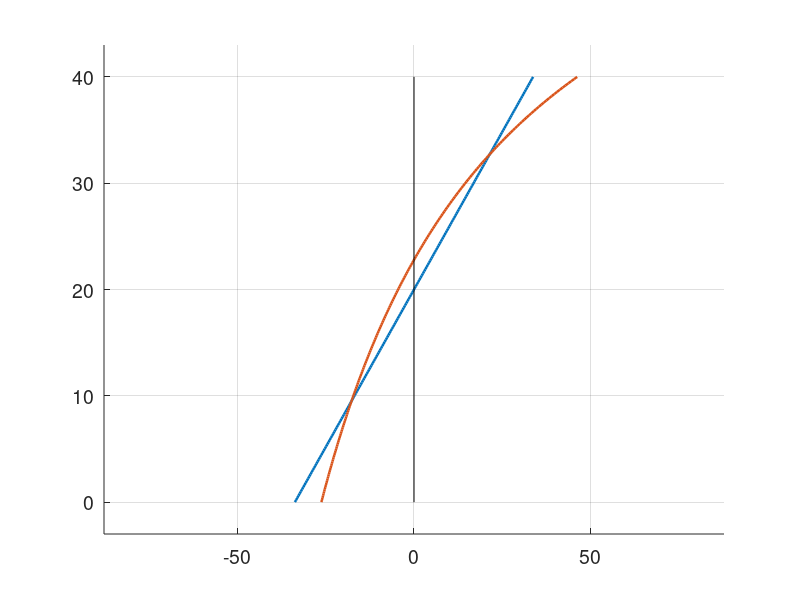

This chart was generated by the following MATLAB code: (Note: this script raises an error after producing the figure.)
%% Biga corba vs biga recta a flexió (solució analítica)
clear; close all;

%% Dades
F = 4500;           % N, forces verticals
d = 40;             % mm, distància entre forces
h = 40;             % mm, cantell biga
b = 20;             % mm, gruix biga
ro = 70;            % mm, radi exterior

M = F*d;            % N·mm, moment flector

%% Propietats de la secció
A  = h*b;           % mm^2
I  = b*h^3/12;      % mm^4
ri = ro - h;        % mm, radi interior
rc = (ro+ri)/2;     % mm, radi del centroide
rn = h/log(ro/ri);  % mm, radi de la línia neutra
e  = rc - rn;       % mm, excentricitat

%% Tensions (path: 0 = fibra exterior, h = fibra interior)
path = linspace(0, h, 200);

y_recta = path - h/2;           % des del centroide
y_corba = path - (h/2 + e);     % des de la línia neutra

sigma_recta = M*y_recta/I;
sigma_corba = M*y_corba./(A*e*(rn - y_corba));

%% Posició de les fibres neutres i tensions als extrems
path_n_recta = h/2;             % mm des de la fibra exterior
path_n_corba = h/2 + e;

ext = [1 numel(path)];          % índexs: fibra exterior, fibra interior
s_rec = sigma_recta(ext);
s_cor = sigma_corba(ext);
dif_pct = (abs(s_cor) - abs(s_rec)) ./ abs(s_rec) * 100;   % > 0: corba més tensionada

fprintf('Desplaçament fibra neutra (e) = %.2f mm\n', e);
fprintf('Fibra exterior: recta %.1f MPa | corba %.1f MPa | %+.1f %%\n', s_rec(1),   s_cor(1),   dif_pct(1));
fprintf('Fibra interior: recta %.1f MPa | corba %.1f MPa | %+.1f %%\n', s_rec(end), s_cor(end), dif_pct(end));

%% Gràfic
figure('Position',[10 10 800 600])
hold on, grid on, set(gca,'fontsize',14)

p1 = plot(sigma_recta, path, 'linewidth',1.8);
p2 = plot(sigma_corba, path, 'linewidth',1.8);
plot([0 0], [0 h], 'k')

xm = 1.9*max(abs([sigma_recta sigma_corba]));
xlim([-xm xm]), ylim([-3 h+3])

% fibres neutres
plot([-xm xm], path_n_recta*[1 1], '--', 'color', p1.Color)
plot([-xm xm], path_n_corba*[1 1], '--', 'color', p2.Color)
text(-0.98*xm, path_n_recta, sprintf('F. neutra recta (y = %.1f mm)', path_n_recta), ...
    'color', p1.Color, 'VerticalAlignment','top', 'fontsize',14)
text(-0.98*xm, path_n_corba, sprintf('F. neutra corba (y = %.1f mm, e = %.2f mm)', path_n_corba, e), ...
    'color', p2.Color, 'VerticalAlignment','bottom', 'fontsize',14)

% extrems
plot(s_rec, path(ext), 'o', 'color', p1.Color, 'MarkerFaceColor', p1.Color)
plot(s_cor, path(ext), 'o', 'color', p2.Color, 'MarkerFaceColor', p2.Color)

txt = @(i) sprintf('recta: %.1f MPa\ncorba: %.1f MPa\n\\Delta = %+.1f %%', s_rec(i), s_cor(i), dif_pct(i));
text(min(s_rec(1),s_cor(1))   - 0.03*xm, path(1),   txt(1), 'HorizontalAlignment','right', 'fontsize',14)
text(max(s_rec(2),s_cor(2))   + 0.03*xm, path(end), txt(2), 'HorizontalAlignment','left',  'fontsize',14)

xlabel('$\sigma_L$ [MPa]','Interpreter','latex','fontsize',18)
ylabel('$y$ [mm]  (0 = fibra exterior)','Interpreter','latex','fontsize',16)
legend([p1 p2], {'Biga recta','Biga corba'}, 'Location','northwest','Interpreter','latex','fontsize',16)
